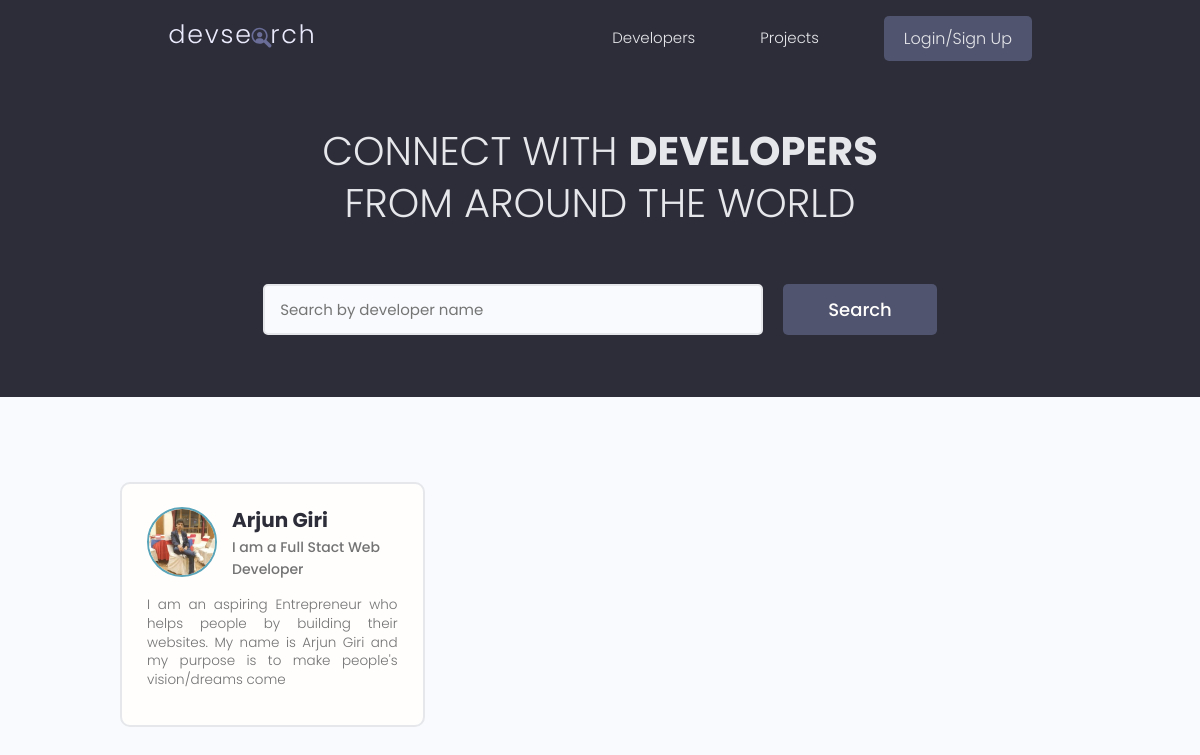
The page / on the database its author committed.
### users/models.py (models this page shows, shortened)
class Profile(models.Model):
    user = models.OneToOneField(
        User, on_delete=models.CASCADE, null=True, blank=True)
    name = models.CharField(max_length=200, blank=True, null=True)
    email = models.EmailField(max_length=500, blank=True, null=True)
    username = models.CharField(max_length=200, blank=True, null=True)
    location = models.CharField(max_length=200, blank=True, null=True)
    short_intro = models.CharField(max_length=200, blank=True, null=True)
    bio = models.TextField(blank=True, null=True)
    profile_image = models.ImageField(
        null=True, blank=True, upload_to='profiles/', default="profiles/user-default.png")
    social_github = models.CharField(max_length=200, blank=True, null=True)
    social_twitter = models.CharField(max_length=200, blank=True, null=True)
    social_linkedin = models.CharField(max_length=200, blank=True, null=True)
    social_youtube = models.CharField(max_length=200, blank=True, null=True)
    social_website = models.CharField(max_length=200, blank=True, null=True)
    created = models.DateTimeField(auto_now_add=True)
    id = models.UUIDField(default=uuid.uuid4, unique=True,
                          primary_key=True, editable=False)
    class Meta:
        ordering = ['created']
    @property
    def imageURL(self):
        try:
            url = self.profile_image.url
        except:
            url = ''
        return url

### users/views.py (the view)
# urls.py: path('', views.profiles, name="profiles"),
def profiles(request):
    profiles, search_query = searchProfiles(request)
    custom_range, profiles = paginateProfiles(request, profiles, 3)
    context = {'profiles': profiles, 'search_query': search_query,
               'custom_range': custom_range}
    return render(request, 'users/profiles.html', context)

### users/utils.py (called while the page is built)
def paginateProfiles(request, profiles, results):
    page = request.GET.get('page')
    paginator = Paginator(profiles, results)
    try:
        profiles = paginator.page(page)
    except PageNotAnInteger:
        page = 1
        profiles = paginator.page(page)
    except EmptyPage:
        page = paginator.num_pages
        profiles = paginator.page(page)
    leftIndex = (int(page) - 4)
    if leftIndex < 1:
        leftIndex = 1
    rightIndex = (int(page) + 5)
    if rightIndex > paginator.num_pages:
        rightIndex = paginator.num_pages + 1
    custom_range = range(leftIndex, rightIndex)
    return custom_range, profiles

def searchProfiles(request):
    search_query = ''
    if request.GET.get('search_query'):
        search_query = request.GET.get('search_query')
    skills = Skill.objects.filter(name__icontains=search_query)
    profiles = Profile.objects.distinct().filter(
        Q(name__icontains=search_query) |
        Q(short_intro__icontains=search_query) |
        Q(skill__in=skills)
    )
    return profiles, search_query

### templates/users/profiles.html (shortened to what this page needs)
{% extends 'main.html' %}
{% block content %}
<main class="home">
    <section class="hero-section text-center">
        <div class="container container--narrow">
            <div class="hero-section__box">
                <h2>CONNECT WITH <span>DEVELOPERS</span></h2>
                <h2>FROM AROUND THE WORLD</h2>
            </div>
            <div class="hero-section__search">
                <form id="searchForm" class="form" action="{% url 'profiles' %}" method="get">
                    <div class="form__field">
                        <input class="input input--text" id="formInput#search" type="text" name="search_query"
                            value="{{search_query}}" placeholder="Search by developer name" />
                    </div>
                    <input class="btn btn--sub btn--lg" type="submit" value="Search" />
                </form>
            </div>
        </div>
    </section>
    <section class="devlist">
        <div class="container">
            <div class="grid grid--three">
                {% for profile in profiles %}
                <div class="column card">
                    <div class="dev">
                        <a href="{% url 'user-profile' profile.id %}" class="card__body">
                            <div class="dev__profile">
                                <img class="avatar avatar--md" src="{{ profile.imageURL }}" alt="image" />
                                <div class="dev__meta">
                                    <h3>{{profile.name}}</h3>
                                    <h5>{{profile.short_intro|slice:"60"}}</h5>
                                </div>
                            </div>
                            <p class="dev__info">{{profile.bio|slice:"150"}}</p>
                        </a>
                    </div>
                </div>
                {% endfor %}
            </div>
        </div>
    </section>
</main>
{% endblock content %}

### templates/main.html (shortened to what this page needs)
<!DOCTYPE html>
{% load static %}
<html>
<head>
    <link rel="stylesheet" href="https://cdn.iconmonstr.com/1.3.0/css/iconmonstr-iconic-font.min.css" />
    <link rel="stylesheet" href="{% static 'uikit/styles/uikit.css' %}" />
    <link rel="stylesheet" href="{% static 'styles/app.css' %}" />
</head>
<body>
    {% include 'navbar.html' %}
    {% block content %}
    {% endblock content %}
</body>
</html>

### templates/navbar.html (shortened to what this page needs)
{% load static %}
<header class="header">
    <div class="container container--narrow">
        <a href="{% url 'profiles' %}" class="header__logo">
            <img src="{% static 'images/logo.svg' %} " alt="DevSearch Logo" />
        </a>
        <nav class="header__nav">
            <ul class="header__menu">
                <li class="header__menuItem"><a href="{% url 'profiles' %}">Developers</a></li>
                <li class="header__menuItem"><a href="{% url 'projects' %}">Projects</a></li>
                {% if request.user.is_authenticated %}
                <li class="header__menuItem"><a href="{% url 'inbox' %}">Inbox</a></li>
                <li class="header__menuItem"><a href="{% url 'account' %}">Account</a></li>
                <li class="header__menuItem"><a href="{% url 'logout' %}" class="btn btn--sub">Logout</a></li>
                {% else %}
                <li class="header__menuItem"><a href="{% url 'login' %}" class="btn btn--sub">Login/Sign Up</a></li>
                {% endif %}
            </ul>
        </nav>
    </div>
</header>

### static/styles/app.css (style rules this page uses)
:root { --color-sub: #2d2d39; }
.btn--sub { background-color: var(--color-sub-light); }
.card { border: 2px solid var(--color-light); }
img { width: 100%; }
.header { position: sticky; z-index: 111; background-color: var(--color-sub); padding: 1.5rem 0; }
.header > .container { display: flex; justify-content: space-between; align-items: center; }
.header__logo > img { height: 3.8rem; }
.header__nav > ul { display: inline-flex; align-items: center; list-style: none; gap: 6.5rem; }
.header__menuItem > a { color: var(--color-light); font-weight: 300; }
.hero-section { height: 40vh; display: flex; align-items: center; background-color: var(--color-sub); }
.hero-section__box { margin-bottom: 4rem; }
.hero-section__box > h2, .hero-section__box > h2 > span { font-size: 4rem; color: var(--color-light); line-height: 1.3; text-transform: uppercase; }
.hero-section__box > h2 { font-weight: 300; }
.hero-section__box > h2 > span { font-weight: 700; }
.hero-section__search > .form { display: flex; align-items: center; justify-content: center; gap: 2rem; }
.hero-section__search > .form input.input--text { width: 50rem; }
.devlist { margin-top: 8rem; }
.devlist .grid { align-items: stretch; }
.devlist .dev .dev__profile { display: flex; align-items: center; gap: 1.5rem; }
.devlist .dev .dev__meta h3 { color: var(--color-sub); font-size: 2rem; font-weight: 700; }
.devlist .dev .dev__meta h5 { color: var(--color-text); font-size: 1.4rem; font-weight: 500; }
.devlist .dev .dev__info { margin: 1.5rem 0; font-size: 1.35rem; line-height: 1.4; text-align: justify; }

### static/uikit/styles/modules/_variables.css (style rules this page uses)
:root { --color-main: #5aa5b9; --color-main-light: #e6faff; --color-sub: #3f4156; --color-sub-light: #51546e; --color-sub-lighter: #ededfd; --color-text: #737373; --color-gray: #8b8b8b; --color-light: #e5e7eb; --color-light-gray: #767676; --color-bg: #f8fafd; --color-white: #fffefd; --color-white-light: #f3f3f3; --color-success: #359e64; --color-success-bg: #def8e8; --color-error: #fc4b0b; --color-error-bg: #fff2ee; --font-base: 'Poppins', arial, helvetica, 'Segoe UI', roboto, ubuntu, sans-serif; --font-monospace: 'Fira Code', 'Courier New', courier, monospace; --font-regular: 300; --font-medium: 500; --font-bold: 700; --generic-shadow: 1px 1px 5px #00000010; --generic-transition: all 0.3s ease-in-out; }

### static/uikit/styles/modules/_base.css (style rules this page uses)
* { margin: 0; padding: 0; box-sizing: border-box; text-rendering: optimizeLegibility; color: inherit; font-size: inherit; }
html { font-size: 50%; }
@media only screen and (min-width: 480px) { html { font-size: 56.25%; } }
@media only screen and (min-width: 1200px) { html { font-size: 62.5%; } }
body { line-height: 1.6; font-weight: 400; font-size: 1.5rem; color: var(--color-text); background-color: var(--color-bg); min-height: 100vh; }

### static/uikit/styles/modules/_typography.css (style rules this page uses)
* { font-family: var(--font-base); }
h2 { font-size: 3.6rem; font-weight: var(--font-bold); }
h3 { font-size: 3.2rem; font-weight: var(--font-medium); }
h5 { font-size: 2.4rem; font-weight: var(--font-medium); }
h5, h6 { font-weight: var(--font-regular); }
p, span, strong { font-size: 1.6rem; color: var(--color-text); font-weight: var(--font-regular); }
a { padding-bottom: 2px; text-decoration: none; display: inline-block; color: var(--color-main); font-weight: var(--font-medium); }

### static/uikit/styles/modules/_utilities.css (style rules this page uses)
.container { width: 92%; max-width: 165rem; margin: 0 auto; box-sizing: border-box; }
.container--narrow { width: 92%; max-width: 120rem; }
@media screen and (min-width: 1000px) { .container { width: 90%; } }
@media screen and (min-width: 1000px) { .container--narrow { width: 85%; } }
@media screen and (min-width: 1200px) { .container { width: 80%; } }
@media screen and (min-width: 1200px) { .container--narrow { width: 72%; } }
.text-center { text-align: center; }

### static/uikit/styles/modules/_avatar.css (style rules this page uses)
.avatar { border-radius: 50%; border: 2px solid var(--color-main); object-fit: cover; }
.avatar--md { height: 7rem; width: 7rem; }

### static/uikit/styles/modules/_button.css (style rules this page uses)
.btn { display: inline-block; position: relative; cursor: pointer; background-color: var(--color-light); font-weight: var(--font-medium); color: var(--color-sub); text-decoration: none; padding: 1rem 2rem; border-radius: 0.5rem; border: none; width: -webkit-fit-content; width: -moz-fit-content; width: fit-content; height: -webkit-fit-content; height: -moz-fit-content; height: fit-content; font-size: 1.6rem; outline-width: 0; outline-color: transparent; -webkit-backface-visibility: hidden; backface-visibility: hidden; transition: all 0.3s ease-in-out; }
.btn--sub { background-color: var(--color-sub); color: var(--color-white); }
.btn--lg { font-size: 1.8rem; padding: 1.2rem 4.5rem; }

### rows shown on the page
Profile: imageURL (picture), name "Arjun Giri", short_intro "I am a Full Stact Web Developer", bio "I am an aspiring Entrepreneur who helps people by building their websites. My name is Arjun Giri and my purpose is to make people's vision/dreams come"
